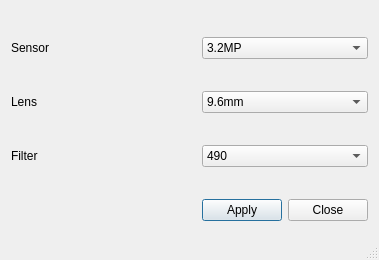
<?xml version="1.0" encoding="UTF-8"?>
<ui version="4.0">
 <class>Calculator</class>
 <widget class="QDialog" name="Calculator">
  <property name="windowModality">
   <enum>Qt::ApplicationModal</enum>
  </property>
  <property name="geometry">
   <rect>
    <x>0</x>
    <y>0</y>
    <width>379</width>
    <height>260</height>
   </rect>
  </property>
  <property name="sizePolicy">
   <sizepolicy hsizetype="Fixed" vsizetype="Fixed">
    <horstretch>0</horstretch>
    <verstretch>0</verstretch>
   </sizepolicy>
  </property>
  <property name="windowTitle">
   <string>Vignette Correction</string>
  </property>
  <property name="windowIcon">
   <iconset>
    <normaloff>corn_logo_color_ico.ico</normaloff>corn_logo_color_ico.ico</iconset>
  </property>
  <property name="sizeGripEnabled">
   <bool>true</bool>
  </property>
  <property name="modal">
   <bool>false</bool>
  </property>
  <layout class="QGridLayout" name="gridLayout_2">
   <item row="4" column="1">
    <widget class="QPushButton" name="VignetteSaveButton">
     <property name="text">
      <string>Apply</string>
     </property>
    </widget>
   </item>
   <item row="2" column="1" colspan="2">
    <widget class="QComboBox" name="VigFilterSelect">
     <item>
      <property name="text">
       <string>490</string>
      </property>
     </item>
     <item>
      <property name="text">
       <string>550</string>
      </property>
     </item>
     <item>
      <property name="text">
       <string>615</string>
      </property>
     </item>
     <item>
      <property name="text">
       <string>685</string>
      </property>
     </item>
     <item>
      <property name="text">
       <string>725</string>
      </property>
     </item>
     <item>
      <property name="text">
       <string>808</string>
      </property>
     </item>
    </widget>
   </item>
   <item row="0" column="0">
    <widget class="QLabel" name="VigSensor">
     <property name="text">
      <string>Sensor</string>
     </property>
    </widget>
   </item>
   <item row="1" column="1" colspan="2">
    <widget class="QComboBox" name="VigLensSelect">
     <item>
      <property name="text">
       <string>9.6mm</string>
      </property>
     </item>
    </widget>
   </item>
   <item row="0" column="1" colspan="2">
    <widget class="QComboBox" name="VigSensorSelect">
     <item>
      <property name="text">
       <string>3.2MP</string>
      </property>
     </item>
    </widget>
   </item>
   <item row="1" column="0">
    <widget class="QLabel" name="VigLens">
     <property name="text">
      <string>Lens</string>
     </property>
    </widget>
   </item>
   <item row="4" column="0">
    <spacer name="horizontalSpacer_2">
     <property name="orientation">
      <enum>Qt::Horizontal</enum>
     </property>
     <property name="sizeHint" stdset="0">
      <size>
       <width>120</width>
       <height>20</height>
      </size>
     </property>
    </spacer>
   </item>
   <item row="2" column="0">
    <widget class="QLabel" name="VigFilter">
     <property name="text">
      <string>Filter</string>
     </property>
    </widget>
   </item>
   <item row="4" column="2">
    <widget class="QPushButton" name="VignetteCloseButton">
     <property name="text">
      <string>Close</string>
     </property>
    </widget>
   </item>
  </layout>
 </widget>
 <resources/>
 <connections/>
</ui>
